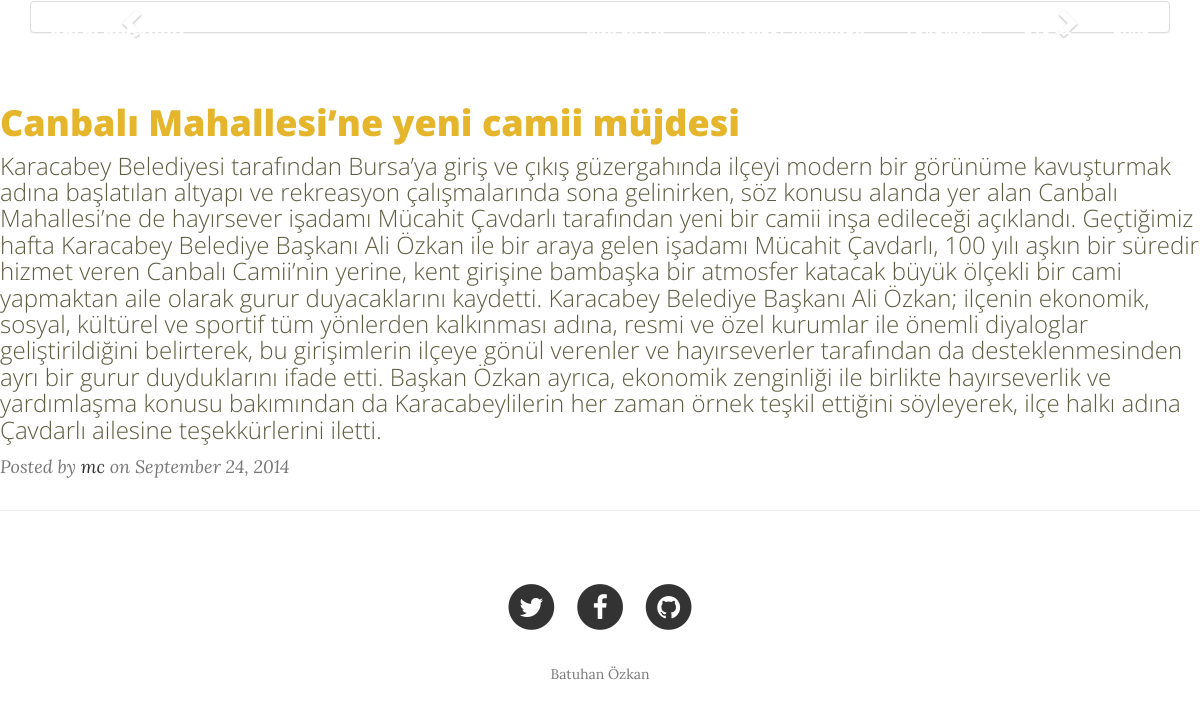
/blog.php?id=2, run on the app's committed database.
### tables this page shows
CREATE TABLE `blog` (
  `id` int(11) NOT NULL,
  `kullanici` int(11) NOT NULL,
  `baslik` text NOT NULL,
  `icerik` text NOT NULL,
  `tarih` date NOT NULL
);

CREATE TABLE `Uye` (
  `id` int(11) NOT NULL,
  `kullaniciAdi` text NOT NULL,
  `sifre` text NOT NULL,
  `mail` text NOT NULL
);

### blog.php (the view, shortened to what this page needs)
<?php include  'header.php';
$ID = $_GET["id"];
$sorgu="SELECT * FROM `blog` where id='$ID'";
$sonuc=mysqli_query($baglanti,$sorgu) or die("Sorgu Çalıştırılamadı");
$satir=mysqli_fetch_array($sonuc);?>
<div class="post-preview">
                <a href="post.php">
                    <h2 class="post-title">
                        <?php
                        echo $satir["baslik"];
                        ?>
</h2>
<h3 class="post-subtitle">
    <?php
    echo $satir["icerik"];
    ?>
</h3>
</a>
<p class="post-meta">Posted by <a href="#"><?php
        $degisken=$satir["kullanici"];
        $sorgu1="SELECT * FROM `Uye` Where id=$degisken";
        $sonuc1=mysqli_query($baglanti,$sorgu1) or die("Sorgu Çalıştırılamadı");
        $satir1=mysqli_fetch_array($sonuc1);
        echo $satir1["kullaniciAdi"]; ?>
    </a> on September 24, 2014</p>
</div>
<hr>
<?php include 'footer.php';?>

### style.css (style rules this page uses)
.post-title { color:#E5B52B; }
.post-subtitle { color:#5e5c40; font-weight: normal; }

### data on the page
blog: baslik "Canbalı Mahallesi’ne yeni camii müjdesi", icerik "Karacabey Belediyesi tarafından Bursa’ya giriş ve çıkış güzergahında ilçeyi modern bir görünüme kavuşturmak adına başlatılan altyapı ve rekreasyon çalışmalarında sona gelinirken, söz konusu alanda yer alan Canbalı Mahallesi’ne de hayırsever işadamı Mücahit Çavdarlı tarafından yeni bir camii inşa edileceği açıklandı. Geçtiğimiz hafta Karacabey Belediye Başkanı Ali Özkan ile bir araya gelen işadamı Mücahit Çavdarlı, 100 yılı aşkın bir süredir hizmet veren Canbalı Camii’nin yerine, kent girişine bambaşka bir atmosfer katacak büyük ölçekli bir cami yapmaktan aile olarak gurur duyacaklarını kaydetti. Karacabey Belediye Başkanı Ali Özkan; ilçenin ekonomik, sosyal, kültürel ve sportif tüm…"
uye: kullaniciAdi "mc"
